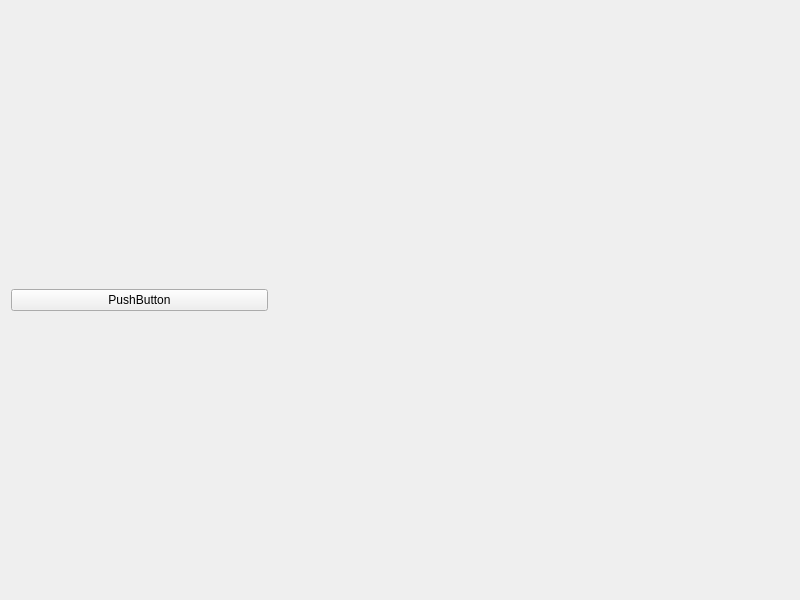
<?xml version="1.0" encoding="UTF-8"?>
<ui version="4.0">
 <class>Widget</class>
 <widget class="QWidget" name="Widget">
  <property name="geometry">
   <rect>
    <x>0</x>
    <y>0</y>
    <width>800</width>
    <height>600</height>
   </rect>
  </property>
  <property name="windowTitle">
   <string>Widget</string>
  </property>
  <layout class="QHBoxLayout" name="horizontalLayout" stretch="1,2">
   <item>
    <widget class="QPushButton" name="pushButton">
     <property name="text">
      <string>PushButton</string>
     </property>
    </widget>
   </item>
   <item>
    <widget class="QtTreePropertyBrowser" name="treePropBrowser" native="true"/>
   </item>
  </layout>
 </widget>
 <customwidgets>
  <customwidget>
   <class>QtTreePropertyBrowser</class>
   <extends>QWidget</extends>
   <header>qttreepropertybrowser.h</header>
   <container>1</container>
  </customwidget>
 </customwidgets>
 <resources/>
 <connections/>
</ui>
